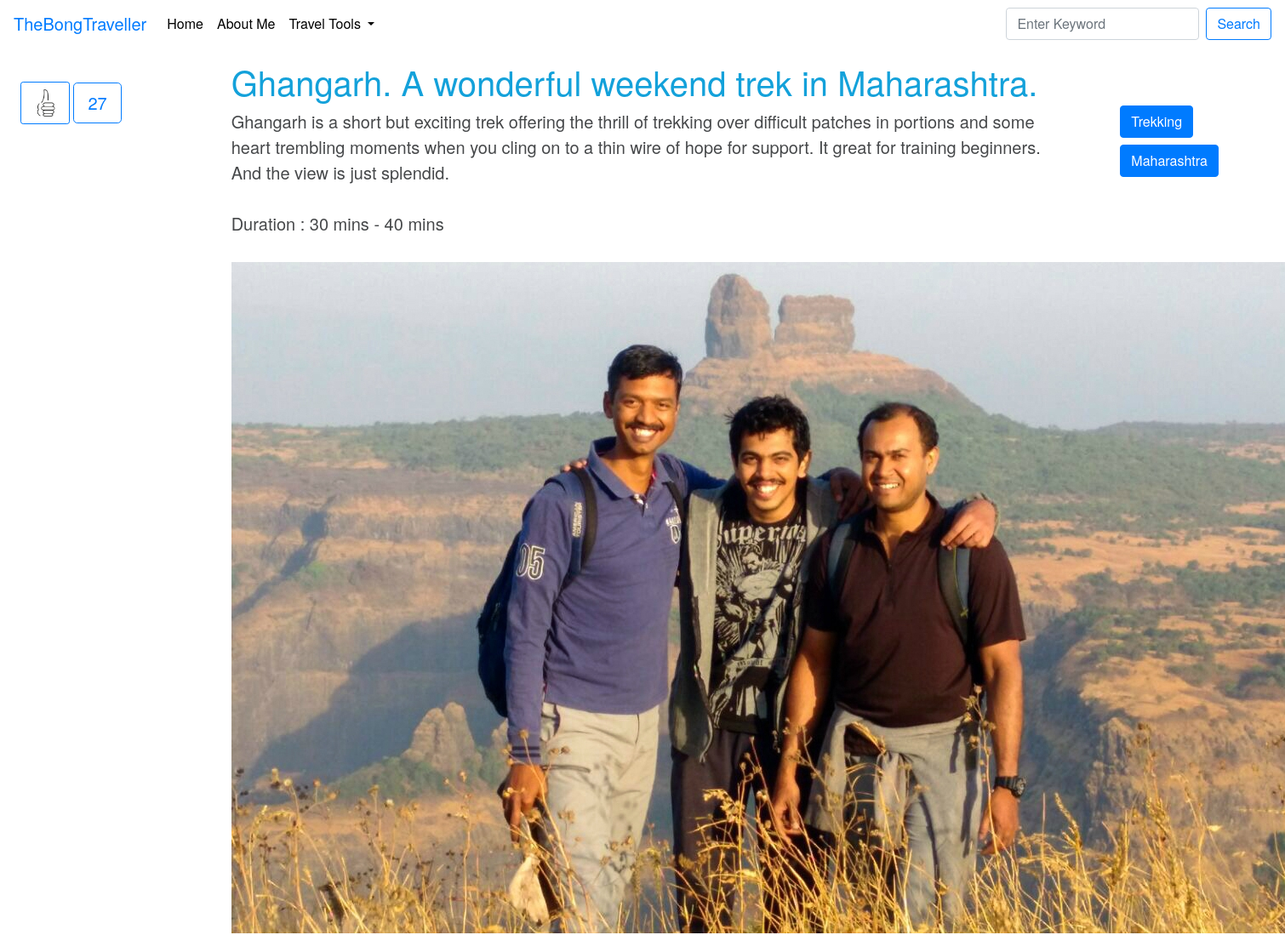
Before: /post/2/ghangarh-a-wonderful-weekend-trek-in-maharashtra/ (upper part) with the older database file.
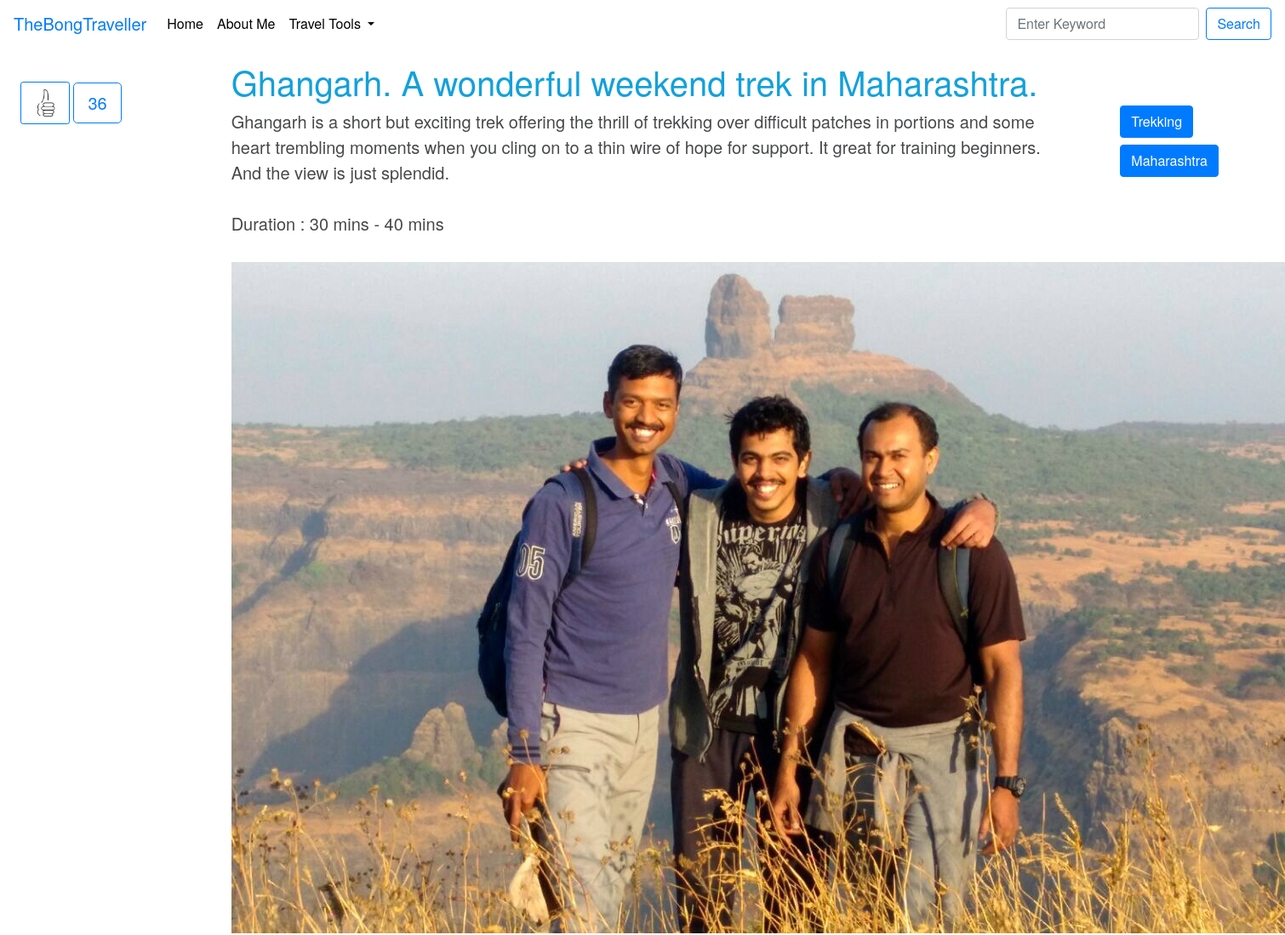
After: the same page with the newer database file.
### blog/models.py (models this page shows, shortened)
class Post(models.Model):
	author = models.ForeignKey('auth.User', on_delete=models.CASCADE)
	title = models.CharField(max_length=200)
	text = RichTextField()
	short_intro = models.TextField(default='')
	created_date = models.DateTimeField(default=timezone.now)
	published_date = models.DateTimeField(blank=True, null=True)
	published = models.BooleanField(default=False)
	likes = models.PositiveIntegerField(default=0)
	favourite = models.BooleanField(default=False)
	tags = models.ManyToManyField(Tag, blank=True)
	slug = models.SlugField(max_length=100, blank=False)

### blog/views.py (the view)
# urls.py: url(r'^post/(?P<post_pk>\d+)/(?P<slug>[-\w\d]+)/$', views.post_details, name='post_details'),
def post_details(request, slug, post_pk):
    post, post_url = get_redirected(models.Post, {'pk':post_pk}, {'slug': slug })
    if post_url:
        return HttpResponseRedirect(post_url)
    else:
        return render(request, 'blog/post_details.html', {'post': post})

### blog/models.py (called while the page is built)
    def __str__(self):
        return self.name

### blog/views.py (called while the page is built)
def get_redirected(queryset_or_class, lookups, validators):
    obj = get_object_or_404(queryset_or_class, **lookups)
    for key, value in validators.items():
        if value != getattr(obj, key):
            return obj, obj.get_absolute_url()
    return obj, None

### blog/templates/blog/post_details.html (shortened to what this page needs)
{% extends 'blog/new_blog_base.html' %}
{% load account socialaccount %}
{% load i18n %}
{% block content %}
<div class="row">
  <div class="col-md-2 col-lg-2">
        <div class="mx-4 mt-4">
          <button data-catid="{{post.id}}" id="likes"  class="btn btn-outline-primary btn-light btn-sm"><img height="40" width="auto" src="/media/Like_Icon.png"></button>
          <div class="btn btn-outline-primary btn-light btn-lg" id="like_count">{{ post.likes }}</div>
        </div>
  </div>
  <div class="col-md-8 col-lg-8">
      <div class="container">
      <h1 ><span class="my_fav_blue">{{post.title}}</span></h1>
      <div class="lead">{{post.text | safe | linebreaksbr }}</div>
      <br>
      <br>
      {% get_providers as socialaccount_providers %}
      {% user_display user as user_display %}
      </div>
  </div>
  <div class="col-md-2 col-lg-2">
    <div class="p-5">
            <div class="row">
              <ul class="list-unstyled">
              {% for tag in post.tags.all %}
                  <li><a href="{% url 'tag_posts' tag.name %}" class="btn btn-primary my-1">{{ tag }}</a></li>
              {% endfor %}
              </ul>
            </div>
    </div>
  </div>
</div>
{% endblock %}

Changed rows visible on the page:
changed Post "Ghangarh. A wonderful weekend trek in Maharashtra.": likes "27" → "36"
